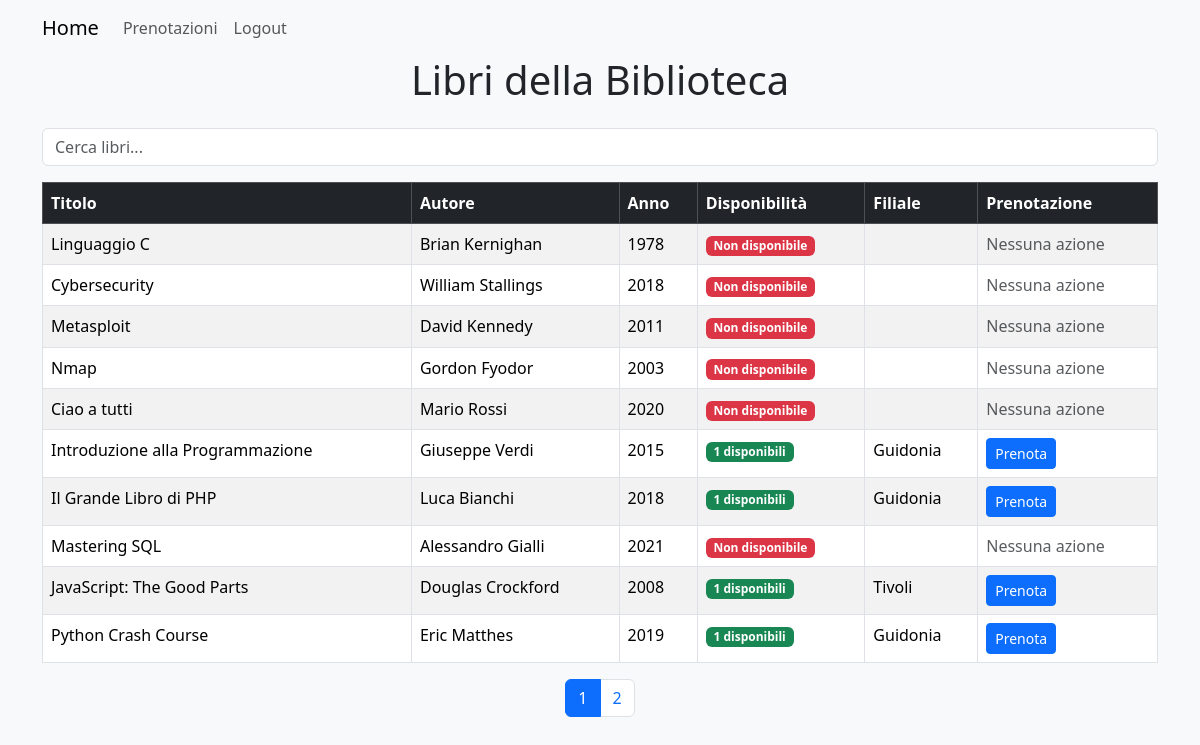
Page / (signed in) on the committed database.
### tables this page shows
CREATE TABLE `libri` (
  `id` int NOT NULL,
  `titolo` varchar(255) NOT NULL,
  `autore` varchar(255) NOT NULL,
  `anno` int NOT NULL
);

### index.php (the view, shortened to what this page needs)
<?php
include "connessione.php";
$records_per_page = 10;
$page = isset($_GET['page']) ? (int)$_GET['page'] : 1;
$start_from = ($page - 1) * $records_per_page;
$search_term = isset($_GET['search']) ? $_GET['search'] : '';
$query = "SELECT l.id, l.titolo, l.autore, l.anno, SUM(d.count) AS disponibilita,
            CASE
              WHEN SUM(d.count) = 0 THEN NULL
              ELSE GROUP_CONCAT(DISTINCT
                CASE WHEN d.count > 0 THEN b.filiale END SEPARATOR ', ')
            END AS filiale,
            CASE
              WHEN SUM(d.count) = 0 THEN NULL
              ELSE GROUP_CONCAT(DISTINCT
                  CASE WHEN d.count > 0 THEN b.id END SEPARATOR ', ')
            END AS id_filiali
          FROM libri l
            LEFT JOIN disponibilita d ON l.id = d.ref_libro
            LEFT OUTER JOIN bibliotecaL b on d.ref_biblioteca = b.id
          WHERE l.titolo LIKE '%$search_term%'
            OR l.autore LIKE '%$search_term%'
            OR l.anno LIKE '%$search_term%'
          GROUP BY l.id
          LIMIT $start_from, $records_per_page
";
$result = $conn->query($query);
$total_query = "
    SELECT COUNT(*)
    FROM libri l
    LEFT JOIN disponibilita d ON l.id = d.ref_libro
    WHERE l.titolo LIKE '%$search_term%'
       OR l.autore LIKE '%$search_term%'
       OR l.anno LIKE '%$search_term%';
";
$total_result = $conn->query($total_query);
$total_books = $total_result->fetch_row()[0];
$total_pages = ceil($total_books / $records_per_page);
?>
<!DOCTYPE html>
<html lang="it">
<head>
  <link href="https://cdn.jsdelivr.net/npm/bootstrap@5.3.3/dist/css/bootstrap.min.css" rel="stylesheet">
</head>
<body class="bg-light">
<nav class="navbar navbar-expand-lg navbar-light bg-light">
  <div class="container">
    <a class="navbar-brand" href="index.php">Home</a>
    <div class="collapse navbar-collapse">
      <ul class="navbar-nav">
        <?php if ($_SESSION['role'] == 'admin'): ?>
          <li class="nav-item">
            <a class="nav-link" href="annullo.php">Prenotazioni</a>
          </li>
        <?php endif; ?>
        <li class="nav-item">
          <a class="nav-link" href="logout.php">Logout</a>
        </li>
      </ul>
    </div>
  </div>
</nav>
  <div class="container table-container">
    <h1 class="mb-4 text-center">Libri della Biblioteca</h1>
    <form class="mb-3" method="GET">
      <input type="text" class="form-control" name="search" placeholder="Cerca libri..." value="<?= isset($_GET['search']) ? htmlspecialchars($_GET['search']) : '' ?>" />
    </form>
    <table class="table table-striped table-bordered">
      <thead class="table-dark">
        <tr>
          <th scope="col" class="sortable" data-sort="titolo">Titolo</th>
          <th scope="col" class="sortable" data-sort="autore">Autore</th>
          <th scope="col" class="sortable" data-sort="anno">Anno</th>
          <th scope="col">Disponibilità</th>
          <th scope="col">Filiale</th>
          <th scope="col">Prenotazione</th>
        </tr>
      </thead>
      <tbody>
        <?php
        while ($row = $result->fetch_assoc()):
          $disponibilita_value = ($row['disponibilita'] > 0) ? $row['disponibilita'] : 0;
          $array_filiali = explode(", ", $row['id_filiali']);
          $filiale = $array_filiali[array_rand($array_filiali)];
        ?>
          <tr>
            <td><?= htmlspecialchars($row['titolo']) ?></td>
            <td><?= htmlspecialchars($row['autore']) ?></td>
            <td><?= $row['anno'] ?></td>
            <td>
              <?= $disponibilita_value > 0 ? "<span class='badge bg-success'>$disponibilita_value disponibili</span>" : '<span class="badge bg-danger">Non disponibile</span>' ?>
            </td>
            <td><?= htmlspecialchars($row['filiale']) ?></td>
            <td>
              <?php if ($disponibilita_value > 0): ?>
                <a href="prenota.php?id=<?= $row['id'] ?>&filiale=<?= $filiale ?>" class="btn btn-sm btn-primary">Prenota</a>
              <?php else: ?>
                <span class="text-muted">Nessuna azione</span>
              <?php endif; ?>
            </td>
          </tr>
        <?php endwhile; ?>
      </tbody>
    </table>
    <div class="pagination-container">
      <ul class="pagination justify-content-center">
        <?php
        for ($i = 1; $i <= $total_pages; $i++):
        ?>
          <li class="page-item <?= $i == $page ? 'active' : '' ?>">
            <a class="page-link" href="?page=<?= $i ?>&search=<?= htmlspecialchars($search_term) ?>"><?=$i ?></a>
          </li>
        <?php endfor; ?>
      </ul>
    </div>
  </div>
</body>
</html>

### rows in the picture
libri: titolo "Linguaggio C", autore "Brian Kernighan", anno "1978", shows "Non disponibile", shows "Nessuna azione"
libri: titolo "Cybersecurity", autore "William Stallings", anno "2018", shows "Non disponibile", shows "Nessuna azione"
libri: titolo "Metasploit", autore "David Kennedy", anno "2011", shows "Non disponibile", shows "Nessuna azione"
libri: titolo "Nmap", autore "Gordon Fyodor", anno "2003", shows "Non disponibile", shows "Nessuna azione"
libri: titolo "Ciao a tutti", autore "Mario Rossi", anno "2020", shows "Non disponibile", shows "Nessuna azione"
libri: titolo "Introduzione alla Programmazione", autore "Giuseppe Verdi", anno "2015", disponibilita_value "1", filiale "Guidonia"
libri: titolo "Il Grande Libro di PHP", autore "Luca Bianchi", anno "2018", disponibilita_value "1", filiale "Guidonia"
libri: titolo "Mastering SQL", autore "Alessandro Gialli", anno "2021", shows "Non disponibile", shows "Nessuna azione"
libri: titolo "JavaScript: The Good Parts", autore "Douglas Crockford", anno "2008", disponibilita_value "1", filiale "Tivoli"
libri: titolo "Python Crash Course", autore "Eric Matthes", anno "2019", disponibilita_value "1", filiale "Guidonia"
